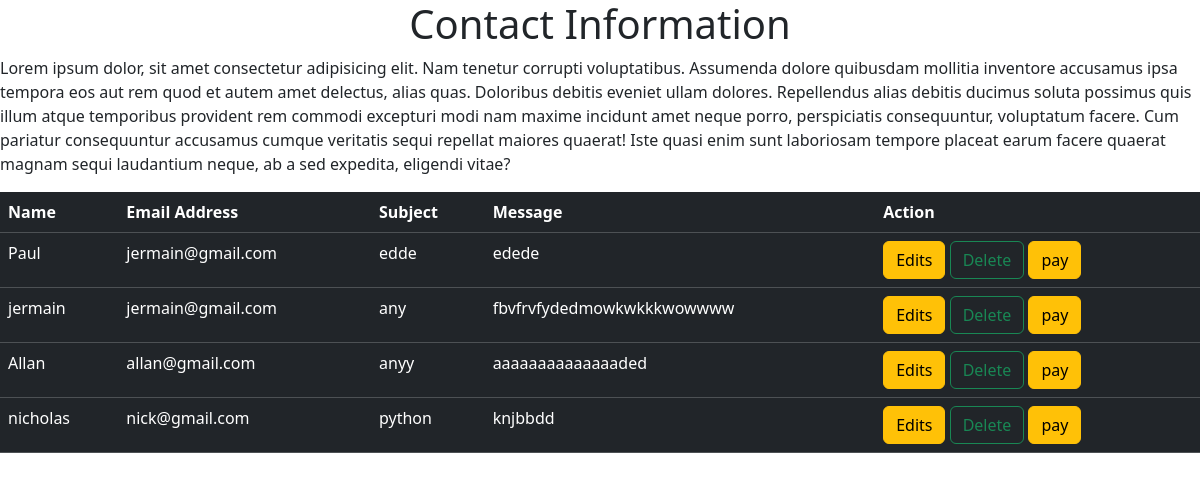
/show/, run on an earlier commit of the app's database.
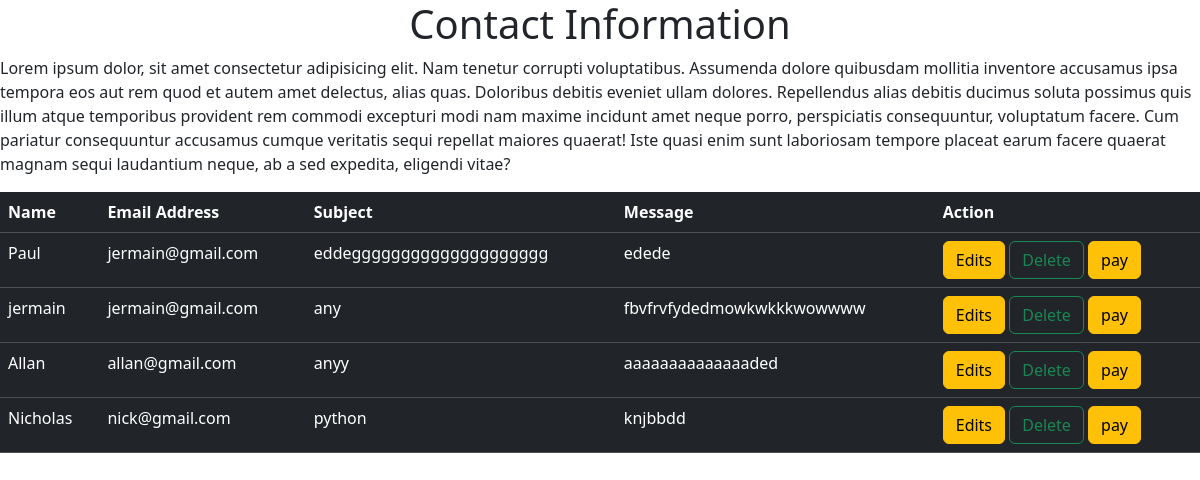
And on a later commit of the database.
### myapp/models.py (models this page shows, shortened)
class contact(models.Model):
    name = models.CharField(max_length=20)
    email = models.EmailField()
    subject = models.CharField(max_length=200)
    message = models.TextField()

### myapp/views.py (the view)
# urls.py: path('show/', views.show, name='show'),
def show(request):
    all = contact.objects.all()
    return render(request, 'show.html', {'all': all})

### templates/show.html (shortened to what this page needs)
<!DOCTYPE html>
<html lang="en">
<head>
{%load static%}
<link rel="stylesheet" href="{% static 'assets/vendor/bootstrap/css/bootstrap.min.css' %}">
</head>
<body>
<h1 class="text-center">Contact Information</h1>
<p>Lorem ipsum dolor, sit amet consectetur adipisicing elit. Nam tenetur corrupti voluptatibus. Assumenda dolore quibusdam mollitia inventore accusamus ipsa tempora eos aut rem quod et autem amet delectus, alias quas.
Doloribus debitis eveniet ullam dolores. Repellendus alias debitis ducimus soluta possimus quis illum atque temporibus provident rem commodi excepturi modi nam maxime incidunt amet neque porro, perspiciatis consequuntur, voluptatum facere.
Cum pariatur consequuntur accusamus cumque veritatis sequi repellat maiores quaerat! Iste quasi enim sunt laboriosam tempore placeat earum facere quaerat magnam sequi laudantium neque, ab a sed expedita, eligendi vitae?</p>
<table class="table table table-dark">
<tr>
<th>Name</th>
<th>Email Address</th>
<th>Subject</th>
<th>Message</th>
<th>Action</th>
{%for contact in all%}
</tr>
<tr>
<td>{{ contact.name}}</td>
<td>{{ contact.email}}</td>
<td>{{ contact.subject}}</td>
<td>{{contact.message}}</td>
<td>
    <a href="/edit/{{contact.id}}" class="btn btn-warning">Edits</a>
    <a href="/delete/{{contact.id}}" class="btn btn-outline-success">Delete</a>
    <a href="{% url 'payment'%}" class="btn btn-warning">pay</a>
</td>
</tr>
{%endfor%}
</table>
</body>
</html>

What changed in the data, as far as the page shows it:
changed contact "Paul": subject "edde" → "eddegggggggggggggggggggg"
changed contact "nick@gmail.com": name "nicholas" → "Nicholas"
